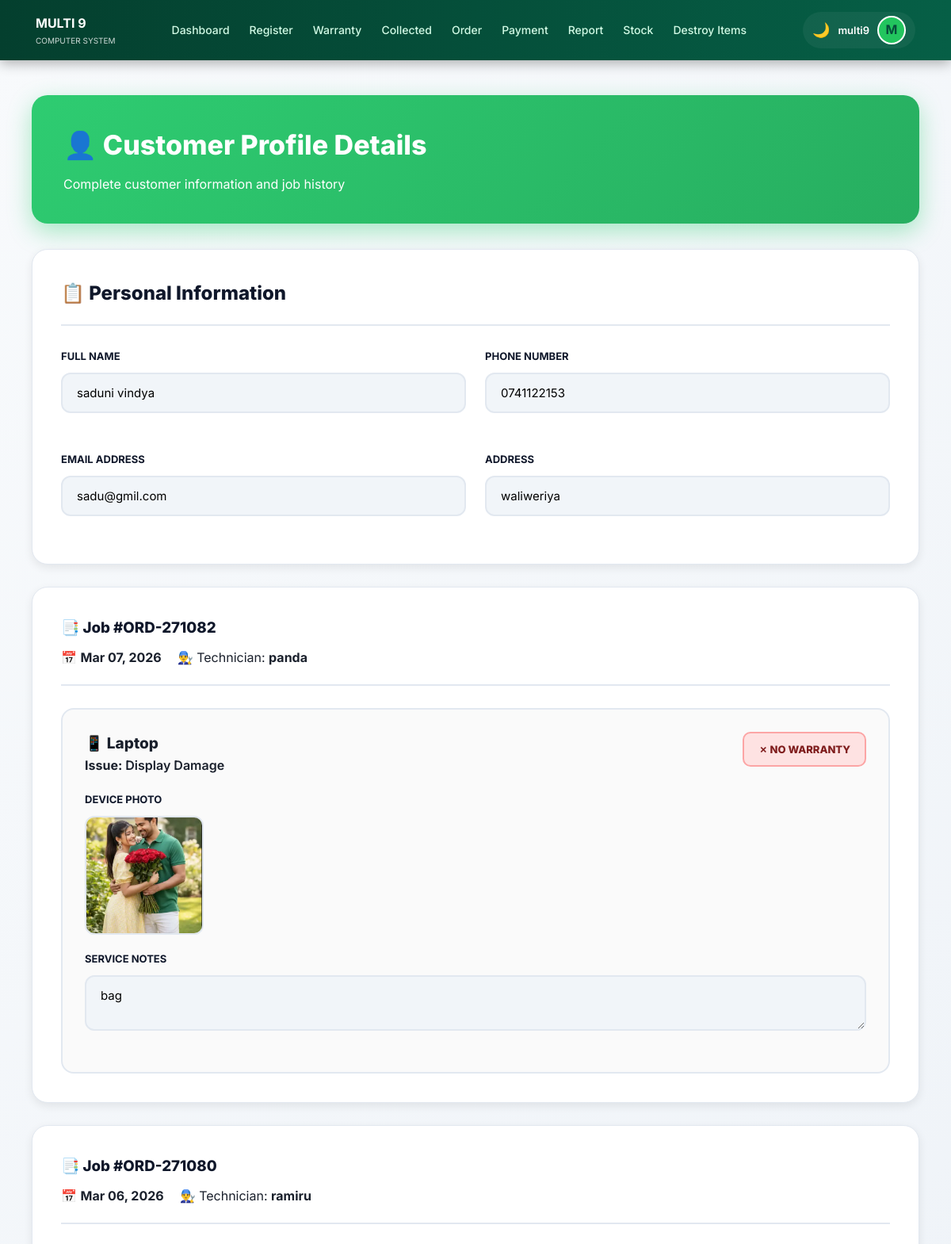
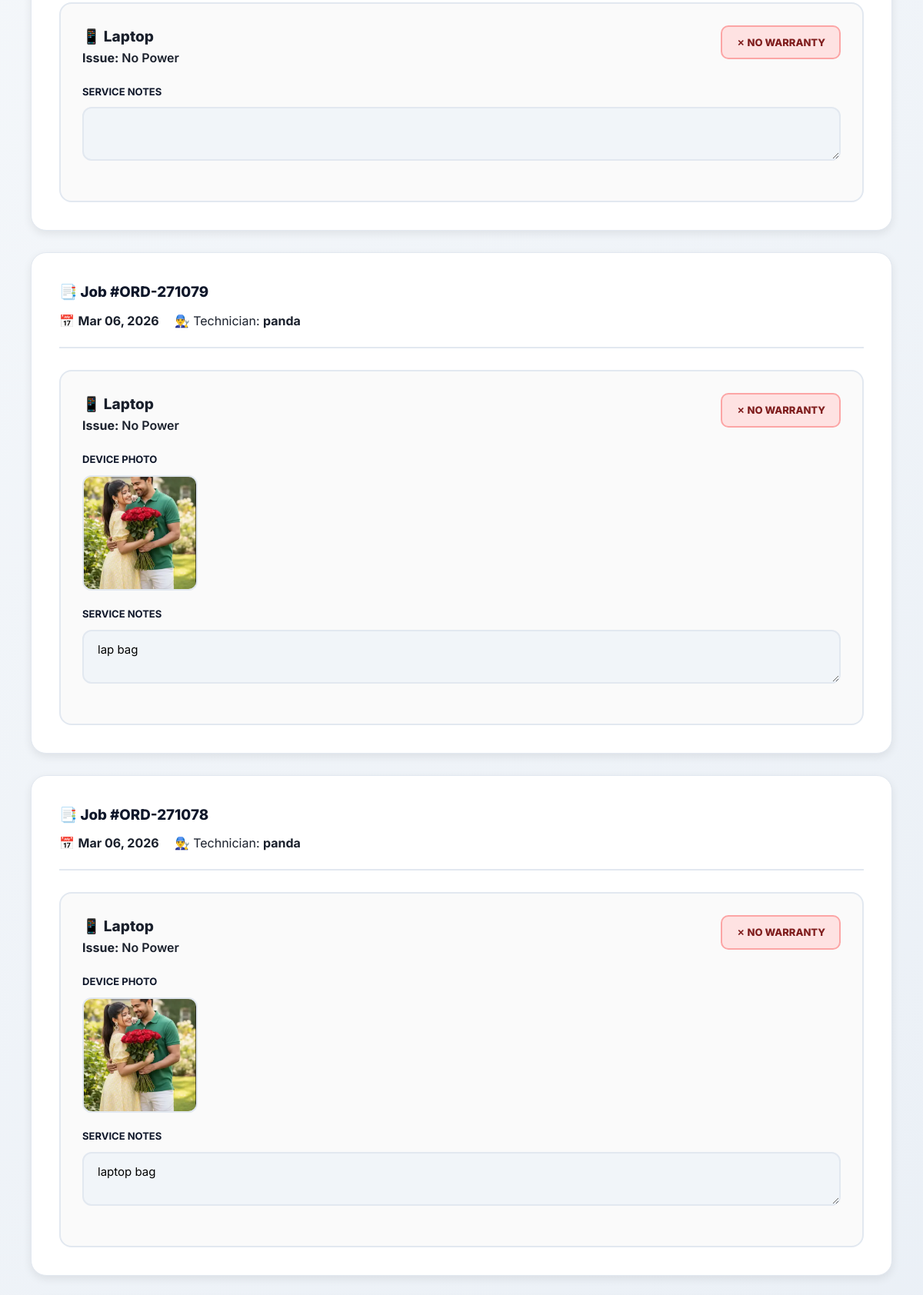
/customer_details.php?phone=0741122153 (signed in, upper part), run on the app's committed database (2 pictures, top to bottom).
### tables this page shows
CREATE TABLE `customer` (
  `phone_number` varchar(15) NOT NULL,
  `customer_name` varchar(100) NOT NULL,
  `address` text DEFAULT NULL,
  `email` varchar(100) DEFAULT NULL
);

CREATE TABLE `job` (
  `job_no` varchar(20) NOT NULL,
  `phone_number` varchar(15) DEFAULT NULL,
  `job_date` date NOT NULL,
  `job_status` varchar(20) DEFAULT 'Pending',
  `item_category` varchar(100) DEFAULT NULL,
  `brand` varchar(50) DEFAULT NULL,
  `problem_type` varchar(100) DEFAULT NULL,
  `problem_severity` varchar(50) DEFAULT NULL,
  `technician_experience_years` int(11) DEFAULT NULL,
  `workshop_workload` varchar(50) DEFAULT NULL,
  `actual_repair_time_days` int(11) DEFAULT NULL,
  `technician_id` int(11) DEFAULT NULL,
  `estimated_cost` decimal(10,2) DEFAULT 0.00
);

CREATE TABLE `technicians` (
  `technician_id` int(11) NOT NULL,
  `name` varchar(100) NOT NULL
);

CREATE TABLE `job_device` (
  `job_device_id` int(11) NOT NULL,
  `job_no` varchar(20) DEFAULT NULL,
  `device_name` varchar(100) NOT NULL,
  `model` varchar(100) DEFAULT NULL,
  `serial_no` varchar(100) DEFAULT NULL,
  `warranty_status` varchar(50) DEFAULT NULL,
  `supplier_name` varchar(255) DEFAULT NULL,
  `description` text DEFAULT NULL,
  `device_image` varchar(255) DEFAULT NULL,
  `issue_name` varchar(255) DEFAULT NULL,
  `device_status` varchar(50) NOT NULL DEFAULT 'Pending',
  `completed_date` datetime DEFAULT NULL,
  `destroy_notice_sent_date` datetime DEFAULT NULL,
  `issue_category` enum('Hardware','Software') DEFAULT 'Hardware',
  `final_status` varchar(50) DEFAULT 'Pending',
  `rent_warning_sent` int(11) DEFAULT 0,
  `parts_json` text DEFAULT NULL
);

### customer_details.php (the view, shortened to what this page needs)
<?php
include 'db_config.php';
include 'navbar.php';
$phone = isset($_GET['phone']) ? mysqli_real_escape_string($conn, $_GET['phone']) : '';
$is_edit = isset($_GET['edit']);
$customer_res = mysqli_query($conn,"SELECT * FROM customer WHERE phone_number='$phone'");
$customer = mysqli_fetch_assoc($customer_res);
$jobs = mysqli_query($conn,"SELECT job.*, technicians.name AS tech
                            FROM job
                            LEFT JOIN technicians ON job.technician_id = technicians.technician_id
                            WHERE job.phone_number='$phone'
                            ORDER BY job.job_no DESC");
?>
<!DOCTYPE html>
<html lang="en">
<head>
</head>
<body>
<div class="container">
    <div class="page-header">
        <h1>👤 Customer Profile Details</h1>
        <p>Complete customer information and job history</p>
    </div>
    <form method="POST" enctype="multipart/form-data">
        <div class="card">
            <div class="card-header">
                <h2>📋 Personal Information</h2>
            </div>
            <div class="grid-2">
                <div class="form-group">
                    <label>Full Name</label>
                    <input type="text" name="customer_name" value="<?= htmlspecialchars($customer['customer_name'] ?? '') ?>" <?= !$is_edit?'readonly':'' ?>>
                </div>
                <div class="form-group">
                    <label>Phone Number</label>
                    <input type="text" value="<?= htmlspecialchars($phone) ?>" readonly>
                </div>
                <div class="form-group">
                    <label>Email Address</label>
                    <input type="email" name="email" value="<?= htmlspecialchars($customer['email'] ?? '') ?>" <?= !$is_edit?'readonly':'' ?>>
                </div>
                <div class="form-group">
                    <label>Address</label>
                    <input type="text" name="address" value="<?= htmlspecialchars($customer['address'] ?? '') ?>" <?= !$is_edit?'readonly':'' ?>>
                </div>
            </div>
        </div>
        <?php while($job = mysqli_fetch_assoc($jobs)): ?>
        <div class="card">
            <div class="card-header">
                <div>
                    <h3>📑 Job #<?= $job['job_no'] ?></h3>
                    <div style="display: flex; gap: 20px; margin-top: 10px;">
                        <span>📅 <strong><?= date("M d, Y", strtotime($job['job_date'])) ?></strong></span>
                        <span>👨‍🔧 Technician: <strong><?= htmlspecialchars($job['tech'] ?? 'Not Assigned') ?></strong></span>
                    </div>
                </div>
            </div>
            <?php
            $jno = $job['job_no'];
            $devices_res = mysqli_query($conn,"SELECT * FROM job_device WHERE job_no='$jno'");
            while($d = mysqli_fetch_assoc($devices_res)):
                $is_warranty = (strtolower($d['warranty_status'] ?? '') == 'warranty');
            ?>
            <div class="device-box">
                <div class="device-header">
                    <div class="device-info">
                        <div class="device-name">📱 <?= htmlspecialchars($d['device_name']) ?></div>
                        <div style="font-weight: 600;"><strong>Issue:</strong> <?= htmlspecialchars($d['issue_name']) ?></div>
                    </div>
                    <span class="status-badge <?= $is_warranty ? 'status-warranty' : 'status-no-warranty' ?>">
                        <?= $is_warranty ? '✓' : '✗' ?> <?= htmlspecialchars($d['warranty_status']) ?>
                    </span>
                </div>
                <?php if(!empty($d['device_image'])): ?>
                <div class="img-preview-container">
                    <label>Device Photo</label>
                    <a href="uploads/devices/<?= $d['device_image'] ?>" target="_blank">
                        <img src="uploads/devices/<?= $d['device_image'] ?>" class="device-img" alt="Device Image">
                    </a>
                </div>
                <?php endif; ?>
                <div class="form-group">
                    <label>Service Notes</label>
                    <textarea name="device_desc[<?= $d['job_device_id'] ?>]" <?= !$is_edit?'readonly':'' ?>><?= htmlspecialchars($d['description']) ?></textarea>
                </div>
            </div>
            <?php endwhile; ?>
        </div>
        <?php endwhile; ?>
    </form>
</div>
</body>
</html>

### customer_details.php (style rules this page uses)
* { margin: 0; padding: 0; box-sizing: border-box; }
:root { --primary: #2ecc71; --primary-hover: #27ae60; --primary-dark: #229954; --success: #10b981; --success-hover: #059669; --danger: #ef4444; --warning: #f59e0b; --secondary: #64748b; --bg-main: #f8fafc; --card-bg: #ffffff; --text-main: #1a202c; --text-dark: #0f172a; --text-muted: #475569; --border: #e2e8f0; --shadow-sm: 0 1px 3px rgba(0, 0, 0, 0.05); --shadow-md: 0 4px 12px rgba(0, 0, 0, 0.08); --shadow-lg: 0 10px 25px rgba(0, 0, 0, 0.1); }
body { background: linear-gradient(135deg, #f8fafc 0%, #e8eef5 100%); font-family: 'Inter', sans-serif; padding: 120px 40px 40px 40px; color: var(--text-main); line-height: 1.6; transition: background 0.3s ease; }
.container { max-width: 1200px; margin: 0 auto; padding-bottom: 120px; }
.page-header { background: linear-gradient(135deg, #2ecc71 0%, #27ae60 100%); padding: 36px 40px; border-radius: 20px; margin-bottom: 32px; box-shadow: 0 10px 30px rgba(46, 204, 113, 0.4); color: white; }
.page-header h1 { font-size: 34px; font-weight: 800; margin-bottom: 10px; display: flex; align-items: center; gap: 12px; }
.card { background: var(--card-bg); padding: 36px; border-radius: 20px; margin-bottom: 28px; box-shadow: var(--shadow-md); border: 1px solid var(--border); transition: all 0.3s ease; animation: fadeIn 0.5s ease-out; }
.card-header { display: flex; justify-content: space-between; align-items: center; margin-bottom: 28px; padding-bottom: 20px; border-bottom: 2px solid var(--border); }
h2, h3 { font-weight: 800; color: var(--text-dark); display: flex; align-items: center; gap: 12px; }
.form-group { margin-bottom: 24px; }
label { font-weight: 700; font-size: 13px; text-transform: uppercase; color: var(--text-dark); margin-bottom: 10px; display: block; }
input, textarea, select { width: 100%; padding: 14px 18px; border: 2px solid var(--border); border-radius: 12px; font-size: 15px; font-family: 'Inter', sans-serif; background: white; }
input[readonly], textarea[readonly] { background: #f1f5f9; cursor: not-allowed; }
.grid-2 { display: grid; grid-template-columns: repeat(2, 1fr); gap: 24px; }
.device-box { background: #fafafa; padding: 28px; border-radius: 16px; margin-top: 20px; border: 2px solid var(--border); }
.device-header { display: flex; justify-content: space-between; align-items: start; margin-bottom: 20px; }
.device-name { font-size: 19px; font-weight: 800; }
.status-badge { padding: 10px 18px; border-radius: 10px; font-weight: 800; font-size: 13px; text-transform: uppercase; }
.status-no-warranty { background: #fee2e2; color: #7f1d1d; border: 2px solid #fca5a5; }
.img-preview-container { margin-bottom: 20px; }
.device-img { width: 150px; height: 150px; object-fit: cover; border-radius: 12px; border: 2px solid var(--border); cursor: pointer; transition: 0.3s; }

### data on the page
customer: customer_name "saduni vindya", email "sadu@gmil.com", address "waliweriya"
job: job_no "ORD-271082", job_date "Mar 07, 2026", technician.name "panda"
job_device: device_name "Laptop", issue_name "Display Damage", warranty_status "NO WARRANTY", device_image (picture), job_device_id+description "bag"
job: job_no "ORD-271080", job_date "Mar 06, 2026", technician.name "ramiru"
job_device: device_name "Laptop", issue_name "No Power", warranty_status "NO WARRANTY"
job: job_no "ORD-271079", job_date "Mar 06, 2026", technician.name "panda"
job_device: device_name "Laptop", issue_name "No Power", warranty_status "NO WARRANTY", device_image (picture), job_device_id+description "lap bag"
job: job_no "ORD-271078", job_date "Mar 06, 2026", technician.name "panda"
job_device: device_name "Laptop", issue_name "No Power", warranty_status "NO WARRANTY", device_image (picture), job_device_id+description "laptop bag"

### other printed values
$user_name "multi9"
$user_initial "M"
